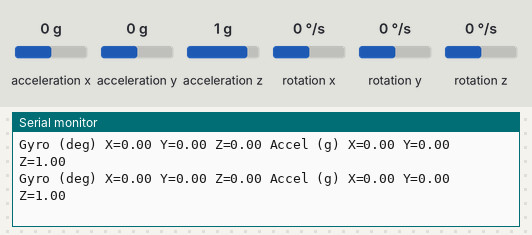
The sketch below on a simulated Arduino Uno, built with avr-gcc and run on an emulated ATmega328P. Shown: the last lines printed to the serial monitor. Wiring (inferred from the names in the program): MPU-6050 motion sensor at I2C address 0x68. The test bench sets the inputs (shaded band); at power-on: rotation x 0 °/s, rotation y 0 °/s, rotation z 0 °/s, acceleration x 0 g, acceleration y 0 g, acceleration z 1 g.

Above: at 1.2 s.
1.3 s: rotation x set to -192 °/s
At 1.47 s:
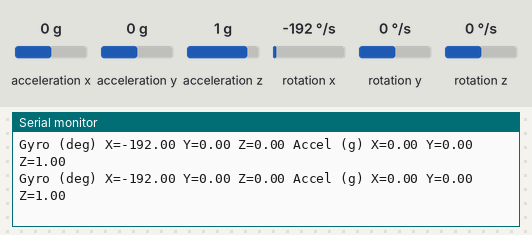
4.3 s: rotation y set to -192 °/s
At 4.5 s:
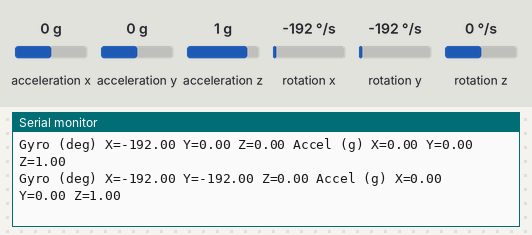
7.3 s: rotation z set to -192 °/s
At 7.51 s:
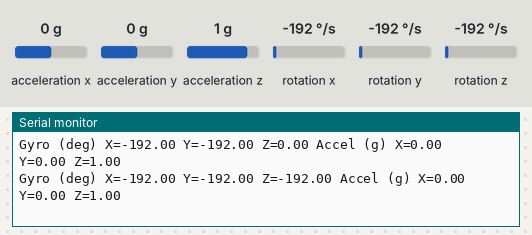
10.3 s: acceleration x set to -1.4 g
At 10.38 s:
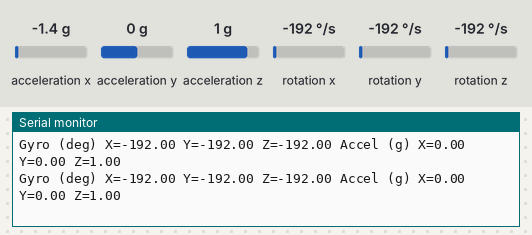
13.3 s: acceleration x set to 0 g
At 13.39 s:
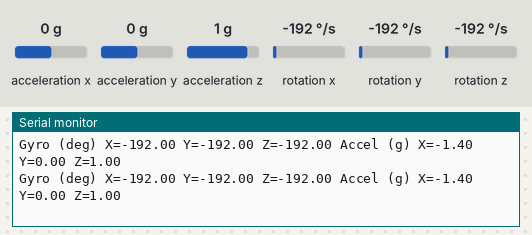
19.3 s: acceleration y set to -1.4 g
At 19.36 s:
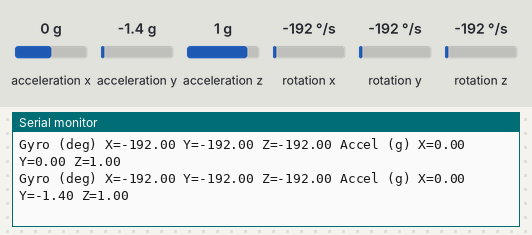

Measured:
- after the input at 1.3 s, the serial monitor: prints a new line after 0.06 s (image 1)
- after the input at 4.3 s, the serial monitor: prints a new line after 0.09 s (image 2)
- after the input at 7.3 s, the serial monitor: prints a new line after 0.10 s (image 3)
- after the input at 19.3 s, the serial monitor: prints a new line after 0.06 s (image 6)

The sketch:

mpu5060_v0.ino
```cpp
// (licence header left out)
#include <Wire.h>

long accelX, accelY, accelZ;
float gForceX, gForceY, gForceZ;

long gyroX, gyroY, gyroZ;
float rotX, rotY, rotZ;

void setup() {
  Serial.begin(9600);
  Wire.begin();
  setupMPU();
}


void loop() {
  recordAccelRegisters();
  recordGyroRegisters();
  printData();
  delay(100);
}

void setupMPU(){
  Wire.beginTransmission(0b1101000); //This is the I2C address of the MPU (b1101000/b1101001 for AC0 low/high datasheet sec. 9.2)
  Wire.write(0x6B); //Accessing the register 6B - Power Management (Sec. 4.28)
  Wire.write(0b00000000); //Setting SLEEP register to 0. (Required; see Note on p. 9)
  Wire.endTransmission();
  Wire.beginTransmission(0b1101000); //I2C address of the MPU
  Wire.write(0x1B); //Accessing the register 1B - Gyroscope Configuration (Sec. 4.4)
  Wire.write(0x00000000); //Setting the gyro to full scale +/- 250deg./s
  Wire.endTransmission();
  Wire.beginTransmission(0b1101000); //I2C address of the MPU
  Wire.write(0x1C); //Accessing the register 1C - Acccelerometer Configuration (Sec. 4.5)
  Wire.write(0b00000000); //Setting the accel to +/- 2g
  Wire.endTransmission();
}

void recordAccelRegisters() {
  Wire.beginTransmission(0b1101000); //I2C address of the MPU
  Wire.write(0x3B); //Starting register for Accel Readings
  Wire.endTransmission();
  Wire.requestFrom(0b1101000,6); //Request Accel Registers (3B - 40)
  while(Wire.available() < 6);
  accelX = Wire.read()<<8|Wire.read(); //Store first two bytes into accelX
  accelY = Wire.read()<<8|Wire.read(); //Store middle two bytes into accelY
  accelZ = Wire.read()<<8|Wire.read(); //Store last two bytes into accelZ
  processAccelData();
}

void processAccelData(){
  gForceX = accelX / 16384.0;
  gForceY = accelY / 16384.0;
  gForceZ = accelZ / 16384.0;
}

void recordGyroRegisters() {
  Wire.beginTransmission(0b1101000); //I2C address of the MPU
  Wire.write(0x43); //Starting register for Gyro Readings
  Wire.endTransmission();
  Wire.requestFrom(0b1101000,6); //Request Gyro Registers (43 - 48)
  while(Wire.available() < 6);
  gyroX = Wire.read()<<8|Wire.read(); //Store first two bytes into accelX
  gyroY = Wire.read()<<8|Wire.read(); //Store middle two bytes into accelY
  gyroZ = Wire.read()<<8|Wire.read(); //Store last two bytes into accelZ
  processGyroData();
}

void processGyroData() {
  rotX = gyroX / 131.0;
  rotY = gyroY / 131.0;
  rotZ = gyroZ / 131.0;
}

void printData() {
  Serial.print("Gyro (deg)");
  Serial.print(" X=");
  Serial.print(rotX);
  Serial.print(" Y=");
  Serial.print(rotY);
  Serial.print(" Z=");
  Serial.print(rotZ);
  Serial.print(" Accel (g)");
  Serial.print(" X=");
  Serial.print(gForceX);
  Serial.print(" Y=");
  Serial.print(gForceY);
  Serial.print(" Z=");
  Serial.println(gForceZ);
}
```
